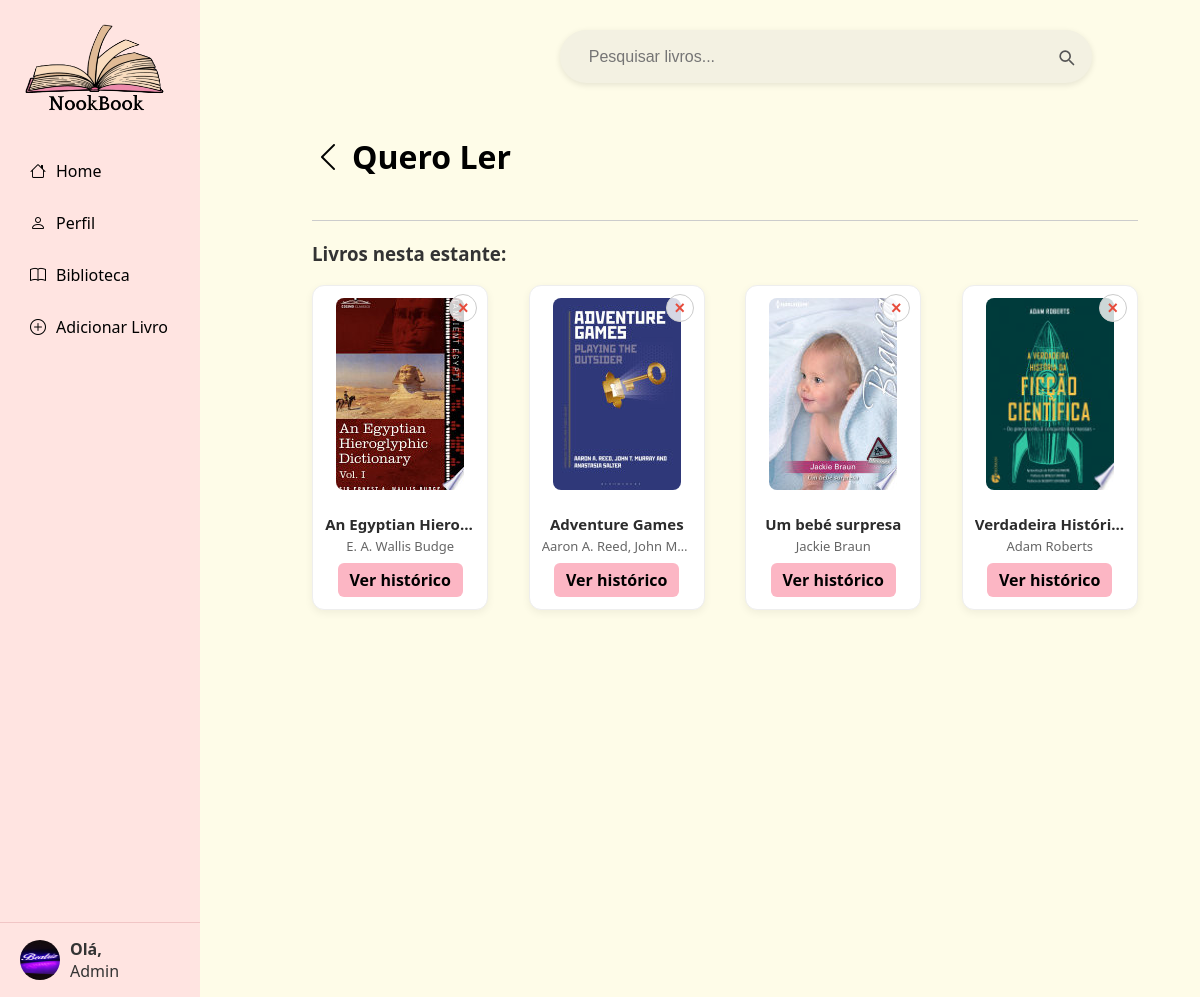
/biblio/biblioteca/estante/29/ (signed in), run on the app's committed database.
### nookbook/apps/Utilizadores/models.py (models this page shows, shortened)
class Utilizador(AbstractUser):
    nome = models.CharField(max_length=100, default="Utilizador")
    username = models.CharField(max_length=100, unique=True)
    email = models.EmailField(unique=True)
    biografia = models.CharField(max_length=1000, blank=True, null=True)
    foto_perfil = models.ImageField(upload_to=user_directory_path, blank=True, null=True)
    data_nascimento = models.DateField(blank=True, null=True)
    pais = models.CharField(max_length=100, blank=True, null=True)
    IDIOMAS_CHOICES = [
        ('pt', 'Português'),
        ('en', 'Inglês'),
        ('es', 'Espanhol'),
        ('fr', 'Francês'),
        ('de', 'Alemão'),
    ]
    idioma = models.CharField(max_length=10, choices=IDIOMAS_CHOICES, default='pt')
    generos_fav = models.ManyToManyField('Livros.Generos', blank=True, related_name='utilizadores')
    USERNAME_FIELD = "email"
    REQUIRED_FIELDS = ["username"]
    EMAIL_FIELD = "email"
    objects = UtilizadorManager()

### nookbook/apps/Biblioteca/models.py (models this page shows, shortened)
class Estante(models.Model):
    nome = models.CharField(max_length=50)
    utilizador = models.ForeignKey(Utilizador, on_delete=models.CASCADE, related_name='estantes')
    cor = models.CharField(max_length=7, blank=True, null=True, default="#f9b4c6")
    class Meta:
        unique_together = ['nome', 'utilizador']

### nookbook/apps/Livros/models.py (models this page shows, shortened)
class Livro(models.Model):
    titulo = models.CharField(max_length=255)
    autor = models.CharField(max_length=255)
    sinopse = models.TextField()
    num_pag = models.IntegerField(validators=[MinValueValidator(1)])
    capa = models.ImageField(upload_to='capas/', blank=True, null=True, default='capas/capa_default.png')
    ano_publicacao = models.PositiveIntegerField(null=True, blank=True)
    generos = models.ManyToManyField('Generos', related_name='livros')
    palavra_chave = models.ManyToManyField('PalavraChave', blank=True, related_name='livros')
    editora = models.ForeignKey('Editora', on_delete=models.SET_NULL, null=True, blank=True, related_name='livros')
    isbn = models.CharField(max_length=20, unique=True, blank=True, null=True)
    idioma = models.ForeignKey('Idioma', on_delete=models.SET_NULL, null=True, blank=True)
    google_id = models.CharField(max_length=50, blank=True, null=True, unique=True)

### nookbook/apps/Biblioteca/views.py (the view)
# urls.py: path('biblioteca/estante/<int:estante_id>/', views.pagina_estante, name='pagina_estante'),
@login_required
def pagina_estante(request, estante_id):
    estante = get_object_or_404(Estante, id=estante_id, utilizador=request.user)
    livros_na_estante = Biblioteca.objects.filter(estante_customizada=estante).select_related('livro')
    livros = [b.livro for b in livros_na_estante]
    leituras = Leitura.objects.filter(utilizador=request.user)
    leituras_dict = {l.livro_id: l.id for l in leituras}
    query = request.GET.get('q')
    resultados = []
    if query:
        resultados = Livro.objects.filter(
            Q(titulo__icontains=query) | Q(autor__icontains=query)
        ).exclude(id__in=[livro.id for livro in livros])[:10]
    context = {
        'estante': estante,
        'livros': livros,
        'resultados': resultados,
        'leituras_dict': leituras_dict,
    }
    return render(request, 'estante.html', context)

### nookbook/apps/Biblioteca/templatetags/custom_filters.py (called while the page is built)
@register.filter
def get_item(dictionary, key):
    return dictionary.get(key)

### nookbook/apps/Biblioteca/templates/estante.html (shortened to what this page needs)
{% extends 'base.html' %}
{% load static %}
{% load custom_filters %}
{% block extra_head %}
<link rel="stylesheet" href="{% static 'Biblioteca/css/estante.css' %}">
{% endblock %}
{% block content %}
  <div class="pagina-estante">
    <div class="estante-header">
<h2 class="estante-titulo">
  <a href="/biblio/biblioteca/" class="voltar-biblioteca">
    <i class="bi bi-chevron-left"></i> <strong>{{ estante.nome }}</strong>
  </a>
</h2>
    </div>
    <h3>Livros nesta estante:</h3>
    {% if livros %}
      <div class="estante-livros-grid">
  {% for livro in livros %}
    <div class="livro-card-estante">
      <form action="{% url 'remover_livro_estante' %}" method="POST" class="remover-form">
        <button type="submit" class="btn-remover" title="Remover">×</button>
      </form>
      <a href="{% url 'detalhe_livro' livro.id %}?voltar_para={{ request.path }}">
        {% if livro.capa %}
          <img src="{{ livro.capa.url }}" alt="Capa de {{ livro.titulo }}" class="capa">
        {% else %}
          <img src="{% static 'imagens/capa_default.png' %}" alt="Sem capa" class="capa">
        {% endif %}
      </a>
      <div class="info-livro-estante">
        <h3>{{ livro.titulo }}</h3>
        <p>{{ livro.autor }}</p>
        {% with leituras_dict|get_item:livro.id as leitura_id %}
            <a href="{% url 'iniciar_ou_ver_leitura' livro.id %}" class="btn-historico">Ver histórico</a>
        {% endwith %}
      </div>
    </div>
  {% endfor %}
</div>
    {% else %}
      <p>Esta estante ainda não tem livros.</p>
    {% endif %}
  </div>
{% endblock %}

### nookbook/templates/base.html (shortened to what this page needs)
{% load static %}
<!DOCTYPE html>
<html lang="pt">
<head>
    <link rel="stylesheet" href="{% static 'css/styles.css' %}">
    <link href="https://cdn.jsdelivr.net/npm/bootstrap-icons/font/bootstrap-icons.css" rel="stylesheet">
    {% block extra_head %}{% endblock %}
</head>
<body>
<div class="container-menu">
    <aside id="sidebar" class="sidebar">
        <div class="top">
            <div class="logo">
                {% if user.is_authenticated %}
                    <a href="{% url 'inicio' %}">
                {% else %}
                    <a href="{% url 'pagina_inicial' %}">
                {% endif %}
                    <img src="{% static 'imagens/logo.png' %}" alt="Logo">
                    </a>
            </div>
        </div>
        <nav class="nav">
            <a href="{% if user.is_authenticated %}{% url 'inicio' %}{% else %}{% url 'pagina_login' %}{% endif %}" class="nav-item {% if request.resolver_match.url_name == 'inicio' %}active{% endif %}">
                <i class="bi bi-house"></i> Home
            </a>
            <a href="{% if user.is_authenticated %}{% url 'perfil' %}{% else %}{% url 'pagina_login' %}{% endif %}" class="nav-item {% if request.resolver_match.url_name == 'perfil' %}active{% endif %}">
                <i class="bi bi-person"></i> Perfil
            </a>
            <a href="{% if user.is_authenticated %}{% url 'pagina_biblioteca' %}{% else %}{% url 'pagina_login' %}{% endif %}" class="nav-item {% if request.resolver_match.url_name == 'pagina_biblioteca' %}active{% endif %}">
                <i class="bi bi-book"></i> Biblioteca
            </a>
            <a href="{% if user.is_authenticated %}{% url 'adicionar_livro' %}{% else %}{% url 'pagina_login' %}{% endif %}" class="nav-item {% if request.resolver_match.url_name == 'adicionar_livro' %}active{% endif %}">
                <i class="bi bi-plus-circle"></i> Adicionar Livro
            </a>
        </nav>
        <div class="bottom-profile">
            <a href="{% url 'perfil' %}" class="profile-link">
                {% if user.is_authenticated and user.foto_perfil %}
                <img src="{{ user.foto_perfil.url }}" alt="Perfil">
                {% else %}
                <img src="{% static 'imagens/profile_picture.png' %}" alt="Perfil">
                {% endif %}
                <div class="profile-info">
                    <strong>Olá,</strong><br>
                    <span>
                        {% if user.is_authenticated %}
                        {{ user.username }}
                        {% else %}
                        Visitante
                        {% endif %}
                    </span>
                </div>
            </a>
        </div>
    </aside>
    <main id="main-content">
        {% if not esconder_barra_pesquisa %}
        <div class="topo-detalhes-pesquisa">
            <form action="{% url 'pesquisar_livros' %}" method="get" class="barra-pesquisa-estilizada">
                <input type="text" name="q" placeholder="Pesquisar livros..." required>
                <button type="submit" aria-label="Pesquisar">
                    <svg xmlns="http://www.w3.org/2000/svg" width="20" height="20" fill="none" viewBox="0 0 24 24" stroke="currentColor">
                        <path stroke-linecap="round" stroke-linejoin="round" stroke-width="2" d="M21 21l-4.35-4.35M17 11a6 6 0 11-12 0 6 6 0 0112 0z"/>
                    </svg>
                </button>
            </form>
        </div>
        {% endif %}
        {% block content %}
        {% endblock %}
    </main>
</div>
</body>
</html>

### nookbook/static/css/styles.css (style rules this page uses)
body { font-family: 'Segoe UI', sans-serif; background-color: #fefce8; color: #333; padding-left: 50px; margin: 0; }
.container-menu { display: flex; min-height: 100vh; }
.sidebar { width: 200px; background-color: #ffe4e1; display: flex; flex-direction: column; justify-content: space-between; position: fixed; top: 0; left: 0; bottom: 0; z-index: 1000; transition: transform 0.3s ease; overflow-y: auto; height: 100%; }
.sidebar .top { padding: 20px; display: flex; align-items: center; justify-content: center; }
.sidebar .logo img { height: 100px; }
.nav { flex-grow: 1; }
.nav-item { display: flex; align-items: center; padding: 15px 5px 15px 10px; margin: 0 20px; text-decoration: none; color: #000; border-radius: 12px; transition: background-color 0.2s, box-shadow 0.2s; }
.nav-item i { margin-right: 10px; }
.bottom-profile { display: flex; align-items: center; padding: 15px 20px; border-top: 1px solid #f1c5c5; }
.bottom-profile img { width: 40px; height: 40px; border-radius: 50%; margin-right: 10px; }
.profile-link { display: flex; align-items: center; text-decoration: none; color: inherit; }
#main-content { margin-left: 200px; padding: 30px; width: calc(100% - 200px); box-sizing: border-box; }
.barra-pesquisa-estilizada { display: flex; align-items: center; background-color: #f3f1e2; border-radius: 999px; padding: 0.6rem 1rem; box-shadow: 0 2px 6px rgba(0, 0, 0, 0.1); max-width: 500px; width: 100%; min-width: 240px; gap: 8px; margin-bottom: 20px; margin-left: 280px; }
.barra-pesquisa-estilizada input { flex: 1; border: none; background: transparent; padding: 0.5rem 0.8rem; font-size: 1rem; outline: none; color: #333; }
.barra-pesquisa-estilizada button { background: none; border: none; cursor: pointer; color: #555; padding: 0; display: flex; align-items: center; font-size: 1.2rem; }

### nookbook/apps/Biblioteca/static/Biblioteca/css/estante.css (style rules this page uses)
.pagina-estante { padding: 2rem; min-height: 100vh; }
.pagina-estante h2 { font-size: 2rem; margin-bottom: 2rem; color: #333; text-align: center; }
.estante-livros-grid { display: grid; grid-template-columns: repeat(auto-fill, minmax(160px, 1fr)); gap: 2.5rem; justify-items: center; }
.estante-header { display: flex; justify-content: space-between; align-items: center; padding-bottom: 10px; margin-bottom: 20px; flex-wrap: wrap; border-bottom: 1px solid #ccc; background-color: transparent; box-shadow: none; border-radius: 0; }
.estante-titulo { font-size: 24px; font-weight: bold; color: #333; margin-top: 0; }
.voltar-biblioteca { color: #000; text-decoration: none; font-weight: normal; display: inline-flex; align-items: center; gap: 8px; transition: color 0.2s ease; }
.livro-card-estante { background: #fff; border: 1px solid #eee; border-radius: 12px; padding: 12px; box-shadow: 0 3px 8px rgba(0, 0, 0, 0.06); display: flex; flex-direction: column; align-items: center; justify-content: flex-start; width: 150px; transition: transform 0.2s ease; position: relative; }
.livro-card-estante img { width: 128px; height: 192px; object-fit: cover; border-radius: 8px; margin-bottom: 0.8rem; }
.info-livro-estante { text-align: center; width: 100%; }
.info-livro-estante h3 { font-size: 15px; font-weight: bold; margin: 0.4rem 0 0.2rem; white-space: nowrap; overflow: hidden; text-overflow: ellipsis; color: #2c2c2c; }
.info-livro-estante p { font-size: 13px; color: #666; margin: 0; white-space: nowrap; overflow: hidden; text-overflow: ellipsis; }
.remover-form { position: absolute; top: 8px; right: 10px; }
.btn-remover { background-color: #ffffffcc; border: 1px solid #ccc; border-radius: 50%; color: #e74c3c; font-size: 18px; width: 28px; height: 28px; line-height: 1; cursor: pointer; text-align: center; font-weight: bold; transition: background-color 0.2s ease, color 0.2s ease; }
.btn-historico { background-color: #fcb6c4; color: black; padding: 6px 12px; border-radius: 6px; text-decoration: none; font-weight: bold; display: inline-block; margin-top: 8px; }

### data on the page
Utilizador: foto_perfil (picture), username "Admin"
Estante: nome "Quero Ler"
Livro: capa (picture), titulo "An Egyptian Hiero…", autor "E. A. Wallis Budge"
Livro: capa (picture), titulo "Adventure Games", autor "Aaron A. Reed, John M…"
Livro: capa (picture), titulo "Um bebé surpresa", autor "Jackie Braun"
Livro: capa (picture), titulo "Verdadeira Históri…", autor "Adam Roberts"
